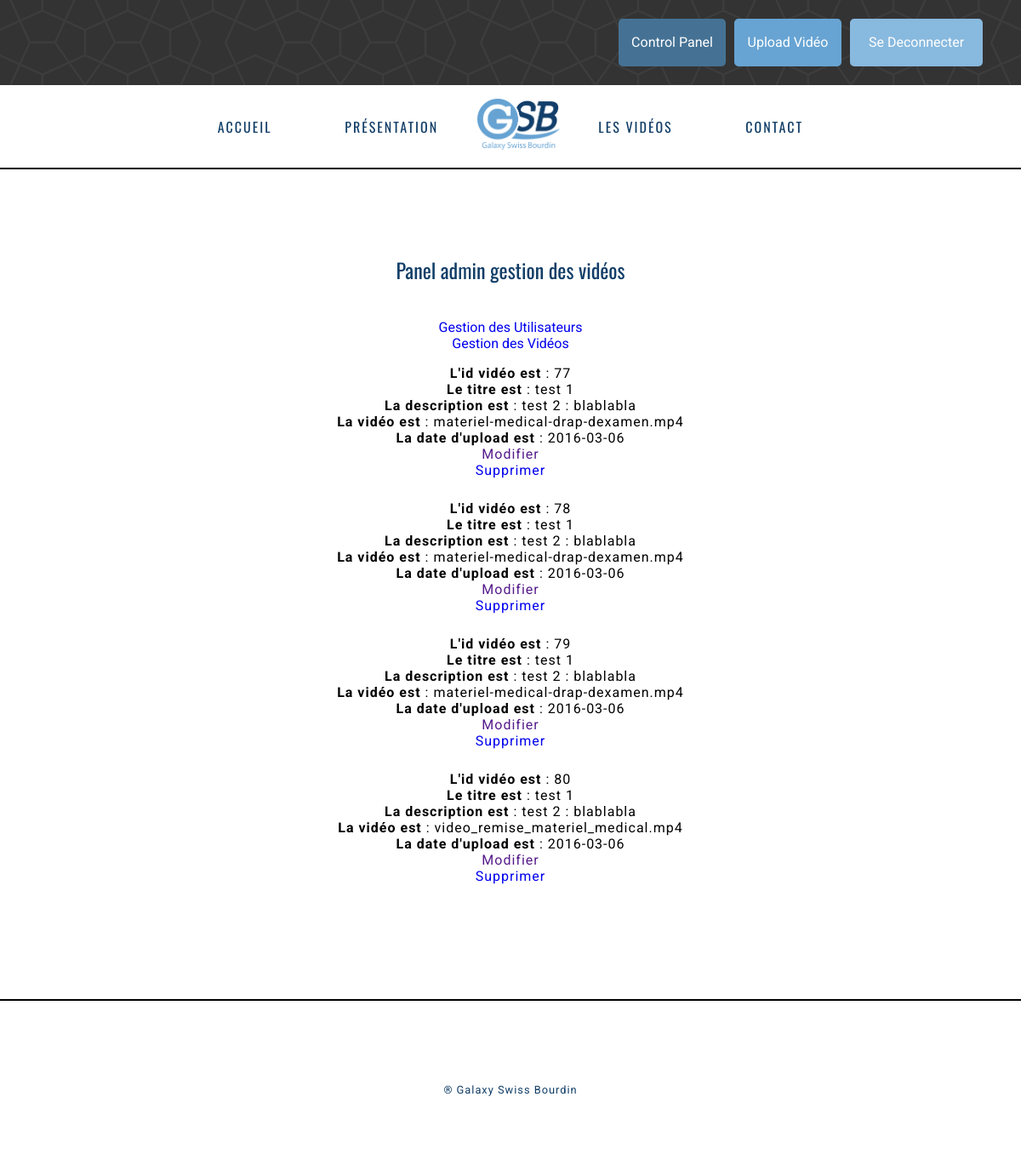
The page /gestion_videos.php (signed in) on the database its author committed.
### tables this page shows
CREATE TABLE IF NOT EXISTS `video` (
  `id_video` int(11) NOT NULL AUTO_INCREMENT,
  `id_genre` int(11) DEFAULT NULL,
  `id_utilisateur` int(11) DEFAULT NULL,
  `titre` varchar(100) NOT NULL,
  `description` varchar(150) NOT NULL,
  `video` varchar(255) NOT NULL,
  `date` date NOT NULL,
  PRIMARY KEY (`id_video`),
  KEY `id_genre` (`id_genre`),
  KEY `id_utilisateur` (`id_utilisateur`)
);

### gestion_videos.php (the view, shortened to what this page needs)
<?php
include('include/head.php');
include('include/navigation.php');
include('control_sessions.php');
?>
<h2>Panel admin gestion des vidéos</h2>
<div class="container lien-gestion">
    <a href="gestion_utilisateurs.php">Gestion des Utilisateurs</a><br>
    <a href="gestion_videos.php">Gestion des Vidéos</a>
</div>
<?php
$reponse = $bdd->query('SELECT * FROM video');
while ($donnees = $reponse->fetch())
{
    ?>
    <p>
        <strong>L'id vidéo est</strong> : <?php echo $donnees['id_video'];?><br />
        <strong>Le titre est</strong> : <?php echo $donnees['titre'];?><br />
        <strong>La description est</strong> : <?php echo $donnees['description'];?><br />
        <strong>La vidéo est</strong> : <?php echo $donnees['video'];?><br />
        <strong>La date d'upload est</strong> : <?php echo $donnees['date'];?><br />
        <a href="">Modifier</a><br />
        <a href="delete_video.php">Supprimer</a>
    </p>
    <?php
}
?>
<?php include('include/footer.php');  ?>

### web/css/app.css (style rules this page uses)
.lien-gestion { text-align: center; }

### web/css/global.css (style rules this page uses)
body, html { font-family: 'Roboto', arial, sans-serif; overflow-x: hidden; }
a { text-decoration: none; }
h2 { text-align: center; padding-top: 80px; padding-bottom: 20px; font-weight: normal; color: #123e67; font-family:'Oswald'; }
p { letter-spacing: 1px; padding-bottom: 10px; text-align: center; }

### web/css/grid.css (style rules this page uses)
.container { padding-right: 15px; padding-left: 15px; margin-right: auto; margin-left: auto; }
@media (min-width: 768px) { .container { width: 750px; } }
@media (min-width: 992px) { .container { width: 970px; } }
@media (min-width: 1200px) { .container { width: 1170px; } }

### rows shown on the page
video: id_video "77", titre "test 1", description "test 2 : blablabla", video "materiel-medical-drap-dexamen.mp4", date "2016-03-06"
video: id_video "78", titre "test 1", description "test 2 : blablabla", video "materiel-medical-drap-dexamen.mp4", date "2016-03-06"
video: id_video "79", titre "test 1", description "test 2 : blablabla", video "materiel-medical-drap-dexamen.mp4", date "2016-03-06"
video: id_video "80", titre "test 1", description "test 2 : blablabla", video "video_remise_materiel_medical.mp4", date "2016-03-06"
